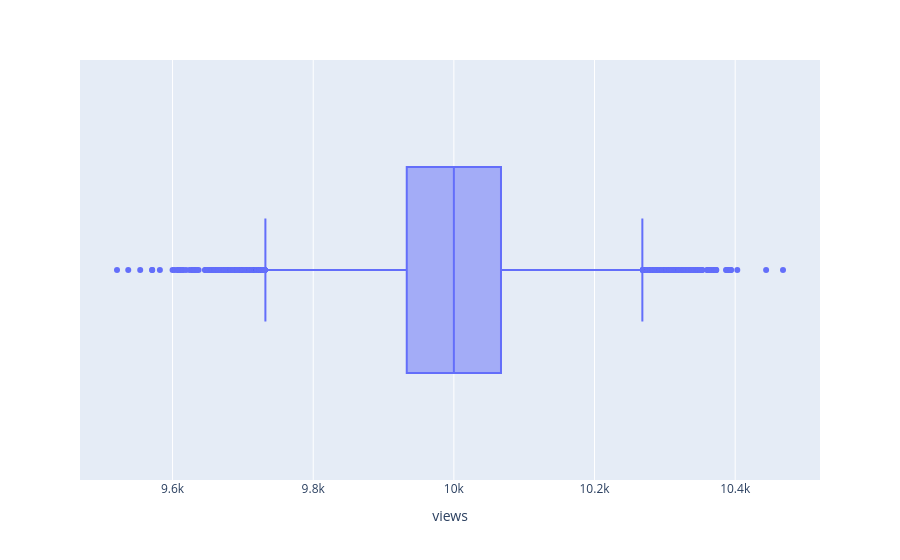

Source (notebook cell):
### Code cell
# Mild deviations labeled as outliers due to tight distribution
import plotly.express as px
import seaborn as sns

fig = px.box(data_frame=df,x="views")
fig.show()

### Figure 1 — Plotly figure (JSON) as saved in the notebook; plotly's stock layout.template omitted (floating-point values rounded to 4 significant figures; data arrays with more than 128 entries replaced by an {"elided": "..."} marker saying what was removed)
{"data": [{"alignmentgroup": "True", "hovertemplate": "views=%{x}<extra></extra>", "legendgroup": "", "marker": {"color": "#636efa"}, "name": "", "notched": false, "offsetgroup": "", "orientation": "h", "showlegend": false, "type": "box", "x": {"elided": "119696 int values"}, "x0": " ", "xaxis": "x", "y0": " ", "yaxis": "y"}], "layout": {"boxmode": "group", "legend": {"tracegroupgap": 0}, "margin": {"t": 60}, "xaxis": {"anchor": "y", "domain": [0, 1], "title": {"text": "views"}}, "yaxis": {"anchor": "x", "domain": [0, 1]}}}
